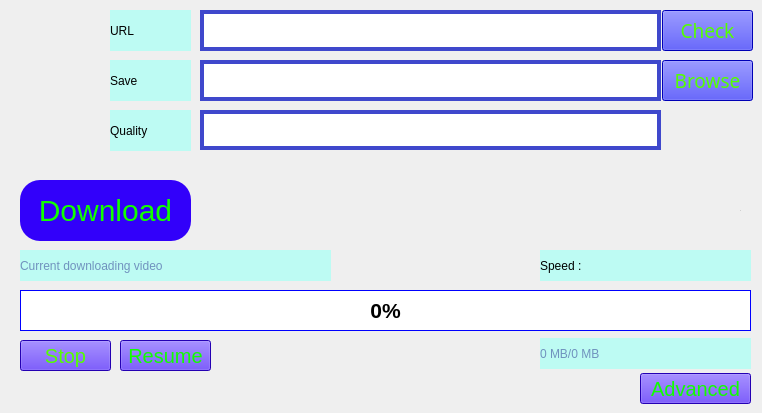
   <widget class="QWidget" name="tab_2">
    <attribute name="title">
     <string>Download youtube playlist</string>
    </attribute>
    <widget class="QLineEdit" name="LE_url_2">
     <property name="geometry">
      <rect>
       <x>200</x>
       <y>10</y>
       <width>461</width>
       <height>41</height>
      </rect>
     </property>
     <property name="styleSheet">
      <string notr="true">QLineEdit {
     border: 4px solid #3f48cc;
     background: white;
	
	font: 75 12pt &quot;Arial&quot;;
 }

QLineEdit:hover {
border-color: rgb(170, 0, 255);

}</string>
     </property>
     <property name="text">
      <string/>
     </property>
    </widget>
    <widget class="QLabel" name="lbl_size_2">
     <property name="geometry">
      <rect>
       <x>540</x>
       <y>338</y>
       <width>211</width>
       <height>31</height>
      </rect>
     </property>
     <property name="styleSheet">
      <string notr="true">background-color: rgb(189, 251, 243);
font: 75 14pt &quot;Arial&quot;;
color: rgb(112, 146, 190);</string>
     </property>
     <property name="text">
      <string>0 MB/0 MB</string>
     </property>
    </widget>
    <widget class="QLabel" name="lbl_current_2">
     <property name="geometry">
      <rect>
       <x>20</x>
       <y>250</y>
       <width>311</width>
       <height>31</height>
      </rect>
     </property>
     <property name="styleSheet">
      <string notr="true">background-color: rgb(189, 251, 243);
font: 75 14pt &quot;Arial&quot;;
color: rgb(112, 146, 190);</string>
     </property>
     <property name="text">
      <string>Current downloading video</string>
     </property>
    </widget>
    <widget class="QPushButton" name="btn_res_2">
     <property name="geometry">
      <rect>
       <x>120</x>
       <y>340</y>
       <width>91</width>
       <height>31</height>
      </rect>
     </property>
     <property name="font">
      <font>
       <family>Arial</family>
       <pointsize>-1</pointsize>
       <weight>25</weight>
       <italic>false</italic>
       <bold>false</bold>
       <underline>false</underline>
       <strikeout>false</strikeout>
      </font>
     </property>
     <property name="styleSheet">
      <string notr="true">QPushButton {

   color: #11FF00;
   font-family: Arial;
   font-size: 20px;
   font-weight: 200;

   background-color: #3200FA;

   text-decoration: none;
   display: inline-block;
   cursor: pointer;
}

QPushButton:hover {
   background: #2BAAFF;
   background-image: -webkit-linear-gradient(top, #2BAAFF, #3178C7);
   background-image: -moz-linear-gradient(top, #2BAAFF, #3178C7);
   background-image: -ms-linear-gradient(top, #2BAAFF, #3178C7);
   background-image: -o-linear-gradient(top, #2BAAFF, #3178C7);
   background-image: linear-gradient(to bottom, #2BAAFF, #3178C7);
   text-decoration: none;
}

QPushButton:pressed {
background-color: rgb(86, 12, 198);}
</string>
     </property>
     <property name="text">
      <string>Resume</string>
     </property>
    </widget>
    <widget class="QProgressBar" name="pb_progress_2">
     <property name="geometry">
      <rect>
       <x>20</x>
       <y>290</y>
       <width>731</width>
       <height>41</height>
      </rect>
     </property>
     <property name="font">
      <font>
       <pointsize>16</pointsize>
       <weight>75</weight>
       <bold>true</bold>
      </font>
     </property>
     <property name="styleSheet">
      <string notr="true">QProgressBar
{
border :1px solid;
	border-color: rgb(0, 0, 255);
	background-color: rgb(255, 255, 255);

}
 QProgressBar:chunk {
     
	background-color: rgb(25, 255, 0);
     width: 20px;
 }
 QProgressBar:hover {
border-color: rgb(170, 0, 255);
}
QProgressBar:chunk:hover {    
background-color: rgb(75, 226, 0);
 }</string>
     </property>
     <property name="locale">
      <locale language="English" country="UnitedStates"/>
     </property>
     <property name="value">
      <number>0</number>
     </property>
     <property name="alignment">
      <set>Qt::AlignCenter</set>
     </property>
    </widget>
    <widget class="QPushButton" name="btn_adv_2">
     <property name="geometry">
      <rect>
       <x>640</x>
       <y>373</y>
       <width>111</width>
       <height>31</height>
      </rect>
     </property>
     <property name="font">
      <font>
       <family>Arial</family>
       <pointsize>-1</pointsize>
       <weight>25</weight>
       <italic>false</italic>
       <bold>false</bold>
       <underline>false</underline>
       <strikeout>false</strikeout>
      </font>
     </property>
     <property name="styleSheet">
      <string notr="true">QPushButton {

   color: #11FF00;
   font-family: Arial;
   font-size: 20px;
   font-weight: 200;

   background-color: #3200FA;

   text-decoration: none;
   display: inline-block;
   cursor: pointer;
}

QPushButton:hover {
   background: #2BAAFF;
   background-image: -webkit-linear-gradient(top, #2BAAFF, #3178C7);
   background-image: -moz-linear-gradient(top, #2BAAFF, #3178C7);
   background-image: -ms-linear-gradient(top, #2BAAFF, #3178C7);
   background-image: -o-linear-gradient(top, #2BAAFF, #3178C7);
   background-image: linear-gradient(to bottom, #2BAAFF, #3178C7);
   text-decoration: none;
}

QPushButton:pressed {
background-color: rgb(86, 12, 198);}
</string>
     </property>
     <property name="text">
      <string>Advanced</string>
     </property>
    </widget>
    <widget class="QPushButton" name="btn_browse_2">
     <property name="geometry">
      <rect>
       <x>662</x>
       <y>60</y>
       <width>91</width>
       <height>41</height>
      </rect>
     </property>
     <property name="font">
      <font>
       <family>Arial Black</family>
       <pointsize>14</pointsize>
       <weight>10</weight>
       <italic>false</italic>
       <bold>false</bold>
      </font>
     </property>
     <property name="styleSheet">
      <string notr="true">QPushButton {
	color: rgb(85, 255, 0);
	font: 87 14pt &quot;Arial Black&quot;;
	background-color: rgb(0, 0, 255);

}

QPushButton:hover {
background-color: rgb(0, 0, 124);
}

QPushButton:pressed {
background-color: rgb(0, 170, 255);}
</string>
     </property>
     <property name="text">
      <string>Browse</string>
     </property>
    </widget>
    <widget class="QLabel" name="lbl_speed_2">
     <property name="geometry">
      <rect>
       <x>610</x>
       <y>250</y>
       <width>141</width>
       <height>31</height>
      </rect>
     </property>
     <property name="styleSheet">
      <string notr="true">background-color: rgb(189, 251, 243);
font: 75 14pt &quot;Arial&quot;;
color: rgb(112, 146, 190);</string>
     </property>
     <property name="text">
      <string/>
     </property>
    </widget>
    <widget class="QLabel" name="lbl_save_2">
     <property name="geometry">
      <rect>
       <x>110</x>
       <y>60</y>
       <width>81</width>
       <height>41</height>
      </rect>
     </property>
     <property name="styleSheet">
      <string notr="true">background-color:#bdfbf3;
font: 87 14pt &quot;Arial Black&quot;;</string>
     </property>
     <property name="text">
      <string>Save</string>
     </property>
    </widget>
    <widget class="QLabel" name="lbl_quality_2">
     <property name="geometry">
      <rect>
       <x>110</x>
       <y>110</y>
       <width>81</width>
       <height>41</height>
      </rect>
     </property>
     <property name="styleSheet">
      <string notr="true">background-color:#bdfbf3;
font: 87 14pt &quot;Arial Black&quot;;</string>
     </property>
     <property name="text">
      <string>Quality</string>
     </property>
    </widget>
    <widget class="QLineEdit" name="LE_save_2">
     <property name="geometry">
      <rect>
       <x>200</x>
       <y>60</y>
       <width>461</width>
       <height>41</height>
      </rect>
     </property>
     <property name="styleSheet">
      <string notr="true">QLineEdit {
     border: 4px solid #3f48cc;
     background: white;
	
	font: 75 12pt &quot;Arial&quot;;
 }

QLineEdit:hover {
border-color: rgb(170, 0, 255);

}</string>
     </property>
     <property name="text">
      <string/>
     </property>
    </widget>
    <widget class="QLabel" name="lbl_url_2">
     <property name="geometry">
      <rect>
       <x>110</x>
       <y>10</y>
       <width>81</width>
       <height>41</height>
      </rect>
     </property>
     <property name="styleSheet">
      <string notr="true">background-color:#bdfbf3;
font: 87 14pt &quot;Arial Black&quot;;</string>
     </property>
     <property name="text">
      <string>URL</string>
     </property>
    </widget>
    <widget class="Line" name="line_2">
     <property name="geometry">
      <rect>
       <x>210</x>
       <y>210</y>
       <width>531</width>
       <height>1</height>
      </rect>
     </property>
     <property name="styleSheet">
      <string notr="true">background-color: rgb(208, 208, 208);</string>
     </property>
     <property name="orientation">
      <enum>Qt::Horizontal</enum>
     </property>
    </widget>
    <widget class="QLabel" name="lbl_sp_5">
     <property name="geometry">
      <rect>
       <x>540</x>
       <y>250</y>
       <width>71</width>
       <height>31</height>
      </rect>
     </property>
     <property name="styleSheet">
      <string notr="true">background-color: rgb(189, 251, 243);
font: 75 14pt &quot;Arial&quot;;
color: rgb(0, 0, 0);</string>
     </property>
     <property name="text">
      <string>Speed :</string>
     </property>
    </widget>
    <widget class="QPushButton" name="btn_stop_2">
     <property name="geometry">
      <rect>
       <x>20</x>
       <y>340</y>
       <width>91</width>
       <height>31</height>
      </rect>
     </property>
     <property name="font">
      <font>
       <family>Arial</family>
       <pointsize>-1</pointsize>
       <weight>25</weight>
       <italic>false</italic>
       <bold>false</bold>
       <underline>false</underline>
       <strikeout>false</strikeout>
      </font>
     </property>
     <property name="styleSheet">
      <string notr="true">QPushButton {

   
	color: rgb(85, 255, 0);
   font-family: Arial;
   font-size: 20px;
   font-weight: 200;

   background-color: #3200FA;

   text-decoration: none;
   display: inline-block;
   cursor: pointer;
}

QPushButton:hover {
   background: #2BAAFF;
   background-image: -webkit-linear-gradient(top, #2BAAFF, #3178C7);
   background-image: -moz-linear-gradient(top, #2BAAFF, #3178C7);
   background-image: -ms-linear-gradient(top, #2BAAFF, #3178C7);
   background-image: -o-linear-gradient(top, #2BAAFF, #3178C7);
   background-image: linear-gradient(to bottom, #2BAAFF, #3178C7);
   text-decoration: none;
}

QPushButton:pressed {
background-color: rgb(86, 12, 198);}
</string>
     </property>
     <property name="text">
      <string>Stop</string>
     </property>
    </widget>
    <widget class="QComboBox" name="cb_quality_2">
     <property name="geometry">
      <rect>
       <x>200</x>
       <y>110</y>
       <width>461</width>
       <height>40</height>
      </rect>
     </property>
     <property name="font">
      <font>
       <pointsize>14</pointsize>
       <weight>75</weight>
       <bold>true</bold>
      </font>
     </property>
     <property name="styleSheet">
      <string notr="true"> QComboBox {
    border: 4px solid #3f48cc;
	background-color: rgb(255, 255, 255);

 }


 QComboBox::drop-down {
	width:33;
     border-left-width: 0px;
 }

 QComboBox::down-arrow {
		image:url(:/icon/ar.png);
		width : 35 px;
	    height : 40 px;
 }

 QComboBox:hover {
	
	border-color: rgb(170, 0, 255);
}
</string>
     </property>
    </widget>
    <widget class="QPushButton" name="btn_down_2">
     <property name="geometry">
      <rect>
       <x>20</x>
       <y>180</y>
       <width>171</width>
       <height>61</height>
      </rect>
     </property>
     <property name="font">
      <font>
       <family>Arial</family>
       <pointsize>-1</pointsize>
       <weight>25</weight>
       <italic>false</italic>
       <bold>false</bold>
       <underline>false</underline>
       <strikeout>false</strikeout>
      </font>
     </property>
     <property name="styleSheet">
      <string notr="true">QPushButton {

   border-radius: 20px;
   color: #11FF00;
   font-family: Arial;
   font-size: 30px;
   font-weight: 200;

   background-color: #3200FA;

   text-decoration: none;
   display: inline-block;
   cursor: pointer;
}

QPushButton:hover {
   background: #2BAAFF;
}

QPushButton:pressed {
background-color: rgb(86, 12, 198);}
</string>
     </property>
     <property name="text">
      <string>Download</string>
     </property>
    </widget>
    <widget class="QPushButton" name="btn_check_2">
     <property name="geometry">
      <rect>
       <x>662</x>
       <y>10</y>
       <width>91</width>
       <height>41</height>
      </rect>
     </property>
     <property name="font">
      <font>
       <family>Arial Black</family>
       <pointsize>14</pointsize>
       <weight>10</weight>
       <italic>false</italic>
       <bold>false</bold>
      </font>
     </property>
     <property name="styleSheet">
      <string notr="true">QPushButton {
	color: rgb(85, 255, 0);
	font: 87 14pt &quot;Arial Black&quot;;
	background-color: rgb(0, 0, 255);

}

QPushButton:hover {
background-color: rgb(0, 0, 124);
}

QPushButton:pressed {
background-color: rgb(0, 170, 255);}
</string>
     </property>
     <property name="text">
      <string>Check</string>
     </property>
    </widget>
   </widget>
